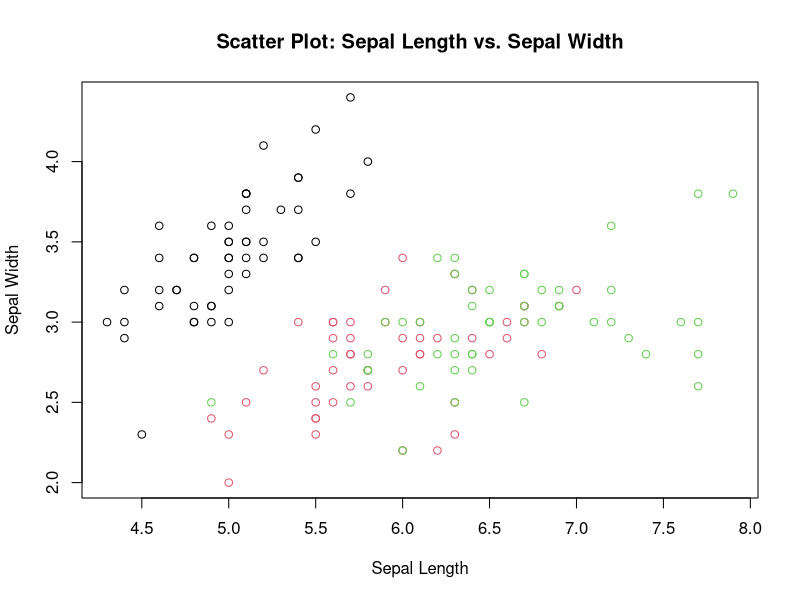
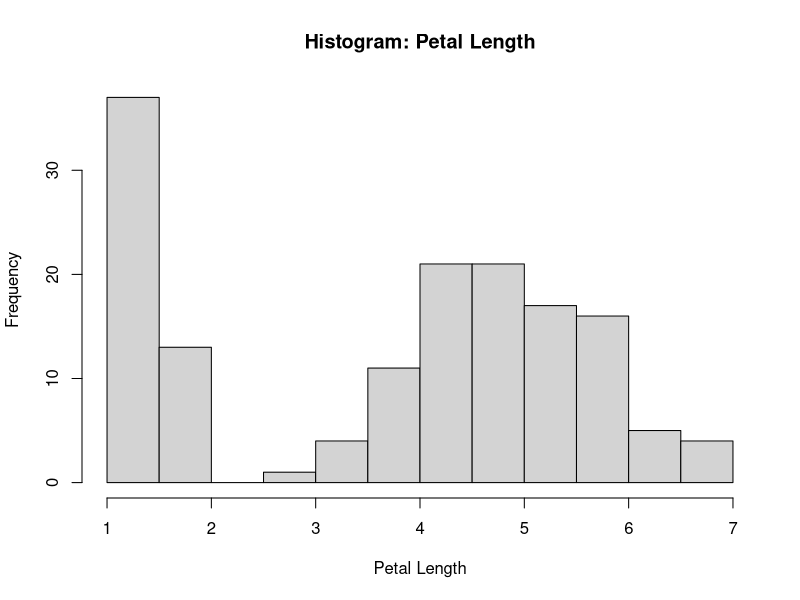

The R script that drew these images, in order:
## ---- chunk 1
library(tidyverse)
knitr::opts_chunk$set(
  echo = TRUE,
  warning = FALSE,
  message = FALSE,
  fig.align = "center",
  fig.width = 6,
  fig.asp   = .6,
  out.width = "90%",
  cache = TRUE
)

# set theme defaults
theme_set(
  theme_bw() +
    theme(
      legend.position = "bottom",
      plot.title    = element_text(hjust = 0.5),
      plot.subtitle = element_text(hjust = 0.5),
      plot.caption  = element_text(hjust = 0.0)
    )
)

# set color scale defaults
options(
  ggplot2.continuous.colour = "viridis",
  ggplot2.continuous.fill   = "viridis"
)
scale_colour_discrete = scale_colour_viridis_d
scale_fill_discrete   = scale_fill_viridis_d
## ---- chunk 2
data(iris)
## ---- chunk 3
# View the first few rows of the dataset
head(iris)
## ---- chunk 4
# Summary statistics
summary(iris)
## ---- chunk 5
dplyr::glimpse(iris)
## ---- chunk 6
# Scatter plot of sepal length vs. sepal width
plot(iris$Sepal.Length, iris$Sepal.Width, main = "Scatter Plot: Sepal Length vs. Sepal Width",
     xlab = "Sepal Length", ylab = "Sepal Width", col = iris$Species)

# Histogram of petal length
hist(iris$Petal.Length, main = "Histogram: Petal Length",
     xlab = "Petal Length", ylab = "Frequency")
